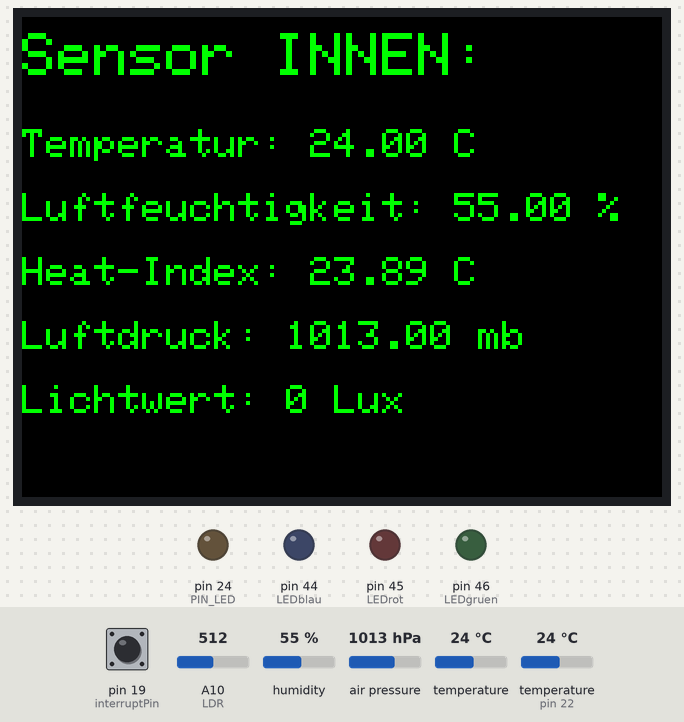
Bench run of a sketch on a simulated Arduino Mega 2560, built with avr-gcc and run on an emulated ATmega2560. Parts: 320×240 colour display, output pins drawn as LEDs (lit = HIGH). Wiring (inferred from the names in the program): DHT22 sensor: data pin 22. The test bench sets the inputs (shaded band); at power-on: pin 19 (interruptPin) LOW, A10 (LDR) = 512, humidity 55 %, air pressure 1013 hPa, temperature 24 °C, temperature (sensor on pin 22) 24 °C. What the sketch prints to the serial monitor is not drawn.

Above: at 1.3 s.
1.4 s: pin 19 (interruptPin) pulled HIGH for 3 s
At 2.4 s:
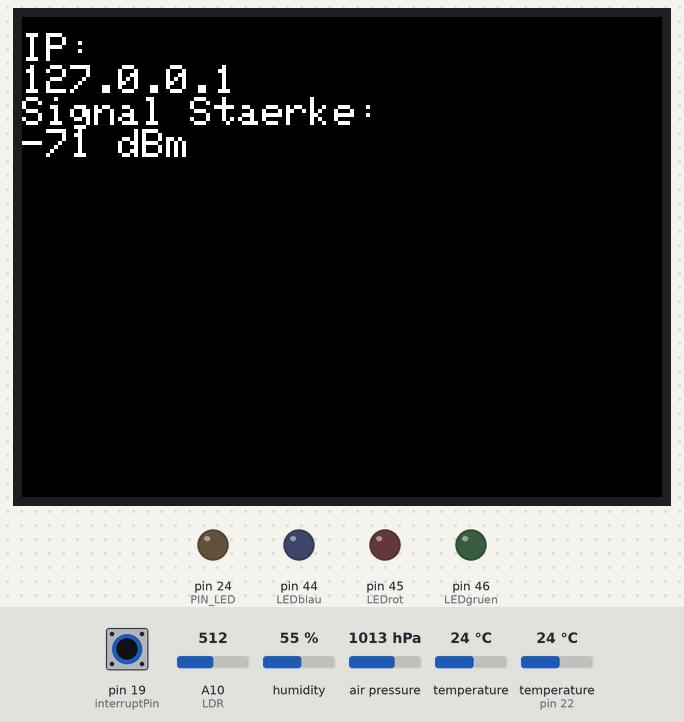
At 11.22 s:
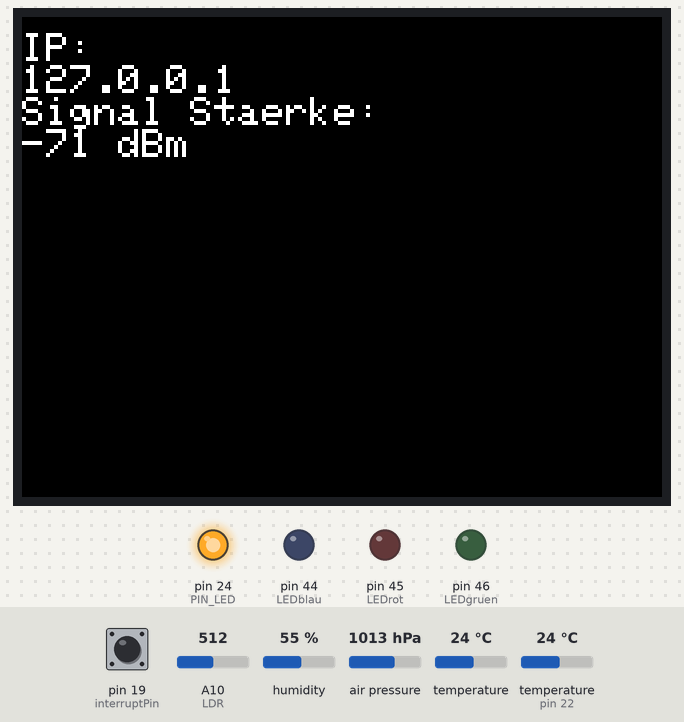
Timing chart, 0 to 12.8 s (numbered marks = the images above; inputs shaded):
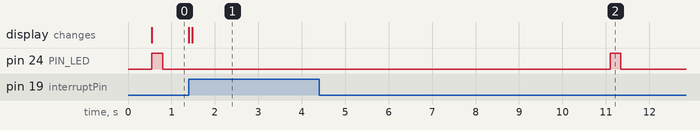

The sketch:

tft_weatherstation_v2.ino
```cpp
#include <Adafruit_GFX.h>    // Core graphics library
#include <Adafruit_TFTLCD.h> // Hardware-specific library

#include <SFE_BMP180.h>
#include <Wire.h>
#include "DHT.h"
#include <MCUFRIEND_kbv.h>

#define LCD_CS A3 // Chip Select goes to Analog 3
#define LCD_CD A2 // Command/Data goes to Analog 2
#define LCD_WR A1 // LCD Write goes to Analog 1
#define LCD_RD A0 // LCD Read goes to Analog 0

#define LCD_RESET A4 // Can alternately just connect to Arduino's reset pin
#define LDR A10
#define DHTPIN 22
#define DHTTYPE DHT22
#define PIN_LED 24 //Serial Data LED
#define SERIALWAIT 200
#define interruptPin 19

// Assign human-readable names to some common 16-bit color values:
#define BLACK   0x0000
#define BLUE    0x001F
#define RED     0xF800
#define GREEN   0x07E0
#define CYAN    0x07FF
#define MAGENTA 0xF81F
#define YELLOW  0xFFE0
#define WHITE   0xFFFF

//RGB LED
#define LEDblau 44 // Farbe blau an Pin 3
#define LEDrot 45 // Farbe rot an Pin 5
#define LEDgruen 46 // Farbe gruen an Pin 6
#define delayRGB 1000 // p ist eine Pause mit 1000ms also 1 Sekunde
#define brightness1a 150 // Zahlenwert zwischen 0 und 255 – gibt die Leuchtstärke der einzelnen Farbe an
#define brightness1b 150 // Zahlenwert zwischen 0 und 255 – gibt die Leuchtstärke der einzelnen Farbe an
#define brightness1c 150 // Zahlenwert zwischen 0 und 255 – gibt die Leuchtstärke der einzelnen Farbe an
#define dunkel 0 // Zahlenwert 0 bedeutet Spannung 0V – also LED aus.

//cycle will be increased in the loop(), if cycle == CYCLE_UPDATE_TFT --> update TFT and reset cycle to 0
//this will avoid updating the TFT each time when a serial data is sent (no need to update the TFT that often)
#define CYCLE_UPDATE_TFT 6
int cycle = CYCLE_UPDATE_TFT;

#define DELAY_TIME 10000 //Delay Time between each processData() call

MCUFRIEND_kbv tft;
DHT dht(DHTPIN, DHTTYPE);
SFE_BMP180 pressure;

unsigned long writeTextToTFT(double temp, double humanity, double heatindex, double airpressure, byte lightvalue)
{
  tft.fillScreen(BLACK);
  unsigned long start = micros();
  tft.setCursor(0, 0);
  tft.setTextSize(1);
  tft.println(" ");
  tft.setTextSize(3);
  tft.setTextColor(GREEN);
  tft.println("Sensor INNEN:");
  tft.println(" ");
  tft.setTextSize(2);
  tft.print("Temperatur: ");
  tft.print(temp);
  tft.println(" C");
  tft.println(" ");
  tft.print("Luftfeuchtigkeit: ");
  tft.print(humanity);
  tft.println(" %");
  tft.println(" ");
  tft.print("Heat-Index: ");
  tft.print(heatindex);
  tft.println(" C");
  tft.println(" ");
  tft.print("Luftdruck: ");
  tft.print(airpressure);
  tft.println(" mb");
  tft.println(" ");
  tft.print("Lichtwert: ");
  tft.print(lightvalue);
  tft.println(" Lux");
  tft.println(" ");
  return micros() - start;
}


void setup(void)
{
  Serial.begin(9600);
  Serial.flush();

  dht.begin();
  pressure.begin();

  tft.reset();

  uint16_t identifier = tft.readID();
  if(identifier == 0x9325) {
  } else if(identifier == 0x9328) {
  } else if(identifier == 0x4535) {
  } else if(identifier == 0x7575) {
  } else if(identifier == 0x9341) {
  } else if(identifier == 0x7783) {
  } else if(identifier == 0x8230) {
  } else if(identifier == 0x8357) {
  } else if(identifier==0x0101)
  {
    identifier=0x9341;
  } else {
    identifier=0x9341;
  }

  tft.begin(identifier);
  tft.setRotation(1);

  pinMode(PIN_LED, OUTPUT);
  digitalWrite(PIN_LED, LOW);
  attachInterrupt(digitalPinToInterrupt(interruptPin), interruptCall, RISING);

  pinMode(LEDblau, OUTPUT);
  pinMode(LEDgruen, OUTPUT);
  pinMode(LEDrot, OUTPUT);
}

void showError(void)
{
  tft.fillScreen(BLACK);
  tft.setCursor(0, 0);
  tft.setTextSize(1);
  tft.println(" ");
  tft.setTextSize(3);
  tft.setTextColor(RED);
  tft.println("Sensor INNEN:");
  tft.println(" ");
  tft.println("Daten konnten");
  tft.println("nicht");
  tft.println("gelesen werden!");
}

void writeSerialProtocolV1(float humanity, float temperature, float heatIndex)
{
  digitalWrite(PIN_LED, HIGH);
  Serial.print("START");
  Serial.print("|"); // delim
  Serial.print(humanity); // Luftfeuchte
  Serial.print("|"); // delim
  Serial.print(temperature); // Temperatur
  Serial.print("|"); // delim
  Serial.print(heatIndex); // HeatIndex
  Serial.print("|"); // delim
  Serial.println("EOF");
  Serial.flush();
  delay(SERIALWAIT);
  digitalWrite(PIN_LED, LOW);
}

void writeSerialProtocolV2(float humanity, float temperature, float heatIndex, double airPressure)
{
  digitalWrite(PIN_LED, HIGH);
  Serial.print("START");
  Serial.print("|"); // delim
  Serial.print("LEN:4"); //4 Werte werden uebertragen
  Serial.print("|"); // delim
  Serial.print(humanity); // Luftfeuchte
  Serial.print("|"); // delim
  Serial.print(temperature); // Temperatur
  Serial.print("|"); // delim
  Serial.print(heatIndex); // HeatIndex
  Serial.print("|");
  Serial.print(airPressure); //Luftdruck millibar
  Serial.print("|"); // delim
  Serial.println("EOF");
  Serial.flush();
  delay(SERIALWAIT);
  digitalWrite(PIN_LED, LOW);
}

void writeSerialProtocolV3(float humanity, float temperature, float heatIndex, double airPressure, int lux)
{
  digitalWrite(PIN_LED, HIGH);
  Serial.print("START");
  Serial.print("|"); // delim
  Serial.print("LEN:5"); //5 Werte werden uebertragen
  Serial.print("|"); // delim
  Serial.print(humanity); // Luftfeuchte
  Serial.print("|"); // delim
  Serial.print(temperature); // Temperatur
  Serial.print("|"); // delim
  Serial.print(heatIndex); // HeatIndex
  Serial.print("|"); // delim
  Serial.print(airPressure); //Luftdruck millibar
  Serial.print("|"); // delim
  Serial.print(lux); // Lichtstaerke
  Serial.print("|"); // delim
  Serial.println("EOF");
  Serial.flush();
  delay(SERIALWAIT);
  digitalWrite(PIN_LED, LOW);
}

bool getPressure(double * value)
{
  double T,P;
  char st;

  st = pressure.startTemperature();

  if (st != 0)
  {
    delay(st);
    st = pressure.getTemperature(T);
  }

  st = pressure.startPressure(3);

  if (st != 0)
  {
    delay(st);

    st = pressure.getPressure(P,T);

    if (st != 0)
    {
      *value = P;
      return true;
    }
  }
  return false;
}

void processData()
{
  float h = dht.readHumidity();     //Luftfeuchte auslesen
  float t = dht.readTemperature();  //Temperatur auslesen
  float r = dht.computeHeatIndex(t, h, false); //Heat-Index berechnen
  int sensorWert = analogRead(LDR); //Lichtwert auslesen --> TODO: LUX Modul bestellen und verwenden statt LDR
  double p0 = 0; //Wert fuer Luftdruck
  bool pressAvailable = getPressure(&p0); //Luftdruck lesen
  static bool errorOccured = false;

  if (isnan(t) || isnan(h) || isnan(r) || !pressAvailable) //Fehler beim Lesen eines der Daten
  {
    showError();
    errorOccured = true;
    if (Serial)
    {
      Serial.println("Fehler: Daten konnten gelesen werden!");
      Serial.flush();
    }
  }
  else
  {
    //update TFT only the CYCLE_UPDATE_TFT times when a processData is called
    //to avoid each time update of the TFT
    //or if an error occured, update the TFT the next OK time
    if (cycle == CYCLE_UPDATE_TFT || errorOccured)
    {
      writeTextToTFT(t, h, r, p0, sensorWert);
      errorOccured = false;
    }

    if (Serial)
    {
      writeSerialProtocolV2(h, t, r, p0);
    }
  }

  if (cycle == CYCLE_UPDATE_TFT)  //otherwise, if it this is done within the else block above AND
  {                               //in case an error occurs and persists a longer time, the cycle will increase more and more
    cycle = 1;                    //which could then cause an overflow of the cycle value
  }
}

void printIPInfoOnTFT(void)
{
  tft.fillScreen(BLACK);
  tft.setCursor(0, 0);
  tft.setTextSize(1);
  tft.println(" ");
  tft.setTextSize(2);
  tft.setTextColor(WHITE);
  tft.println("IP:");
  tft.println("127.0.0.1");
  tft.println("Signal Staerke:");
  tft.println("-71 dBm");
}

void ledTest(void)
{
  unsigned long currentTime = millis();

  analogWrite(LEDblau, brightness1a); // blau einschalten

  while(millis() - currentTime > delayRGB);
  currentTime = millis();

  analogWrite(LEDblau, dunkel); // blau ausschalten

  return;
  analogWrite(LEDrot, brightness1b); // rot einschalten

  while(millis() - currentTime > delayRGB);
  currentTime = millis();

  analogWrite(LEDrot, dunkel); // rotausschalten
  analogWrite(LEDgruen, brightness1c); // gruen einschalten

  while(millis() - currentTime > delayRGB);
  currentTime = millis();

  analogWrite(LEDgruen, dunkel); // gruenausschalten
}

void interruptCall(void)
{
  printIPInfoOnTFT();
  //ledTest();
}

void loop(void)
{
  processData();
  delay(DELAY_TIME);
  cycle++;
}
```

Measured:
- after the input at 1.4 s, the display: first changes at once (image 1 shows a later state)
